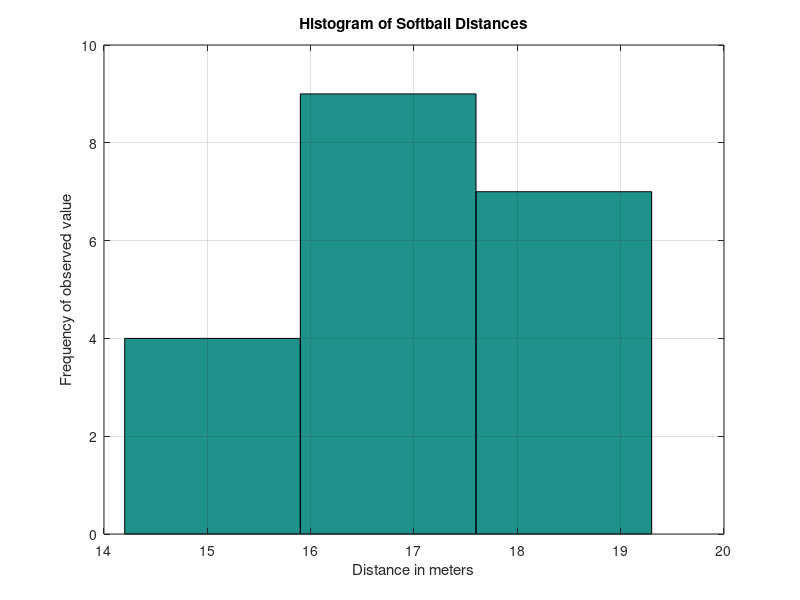

This chart was generated by the following MATLAB code:
% STURGEON, Philomene
% 2024-10-02
% MATLAB Statistics and Nonlinear Solving Assignment

% Problem 1

% softball_statistics: calculating statistics of softball slingshot throws

clear all, clc, format compact

distance = [17.5,19.0,16.4,19.3,16.6 ...
    16.0,17.4,16.7,18.1,17.5 ...
    15.1,14.2,17.4,15.7,17.8 ...
    19.3,18.5,15.7,17.9,17.0];

% generate scatter plot
plot(distance, '*');
xlabel('trial');
ylabel('distance, m');
set(gca,'YGrid','on'); % gca = command to get current axes
title("Softball Distances over 20 Trials");

% min, max, and mean of data
disp("Minimum distance (m):");
disp(min(distance));
disp("Maximum distance (m):");
disp(max(distance));
disp("Mean distance (m):");
disp(mean(distance));

% std (n-1) definition
disp("Standard deviation of distance (m):");
disp(std(distance));

% histogram with 10 bins
hist(distance);
xlabel("Distance in meters");
ylabel("Frequency of observed value");
title("Histogram of Softball Distances");
grid on;

% histogram with 3 bins
hist(distance,3);
xlabel("Distance in meters");
ylabel("Frequency of observed value");
title("Histogram of Softball Distances");
grid on;

%End of Script
%-------------